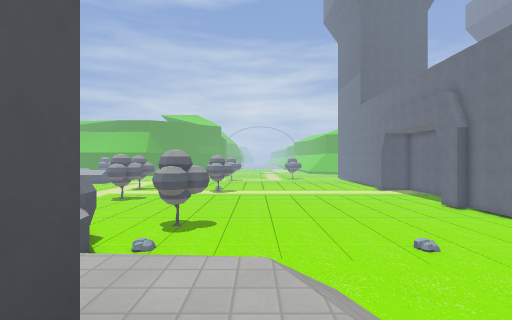
view 1 (above)

12 first-person views from a walk through a level from a Godot 3-D game. The camera is 1.2 m above the floor, looks level and sees 90° across. The floor is counted in squares, 2 m on a side. Each view is taken from the middle of a square. On the plan, view 1 faces up. The plan holds only what a view shows up to about 9 squares ahead; the rest is blank. The place goes on beyond the plan. Characters and animated objects are not drawn. Some surface patterns are stand-ins.

view 2
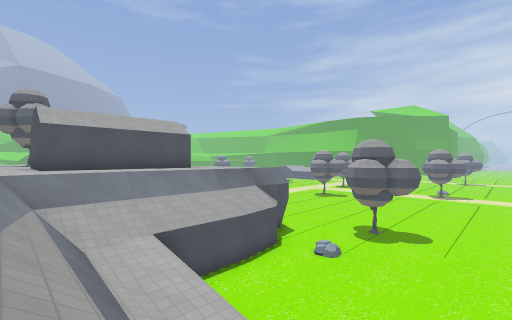

view 3
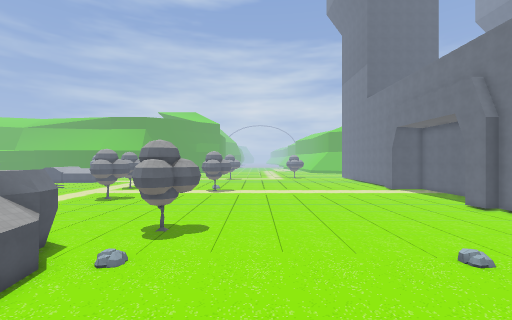

view 4
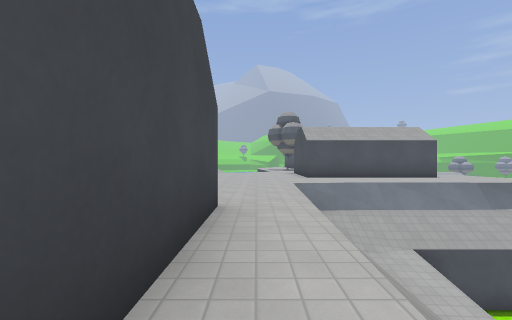

view 5
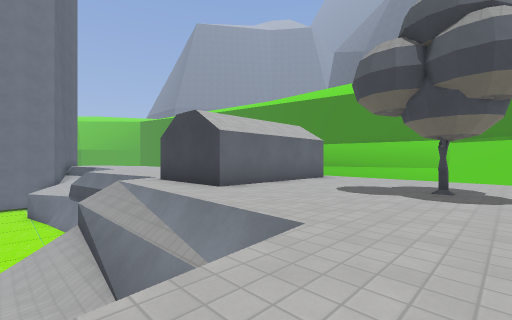

view 6
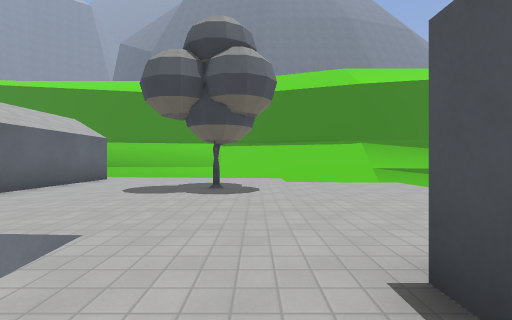

view 7
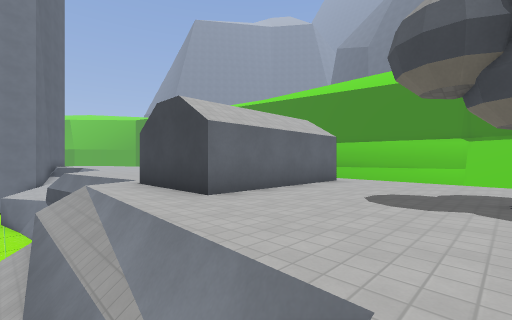

view 8
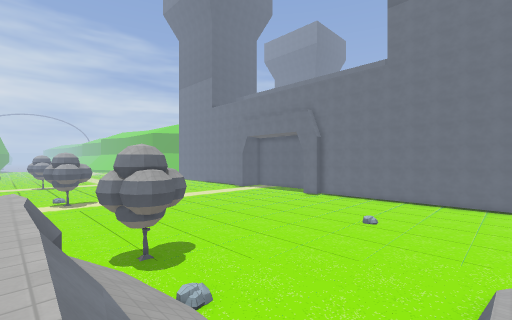

view 9
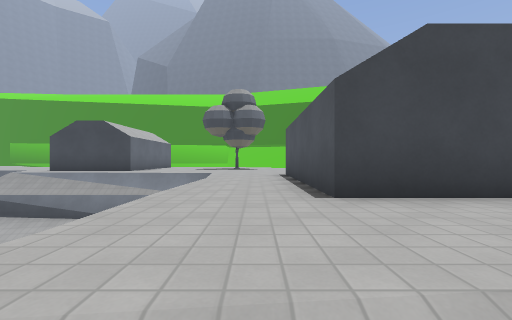

view 10
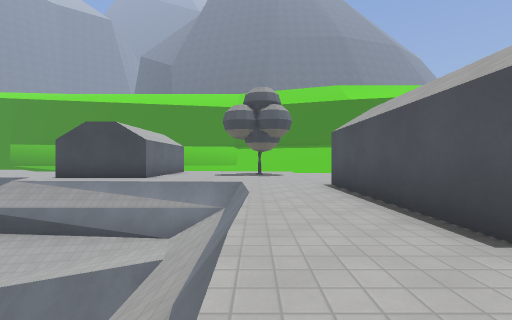

view 11
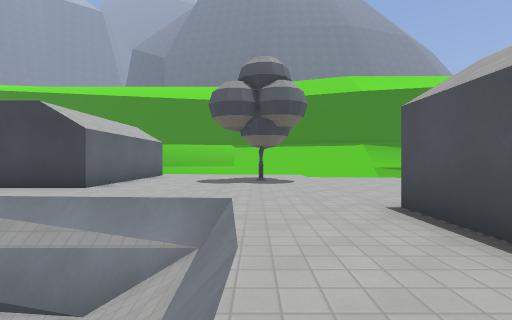

view 12
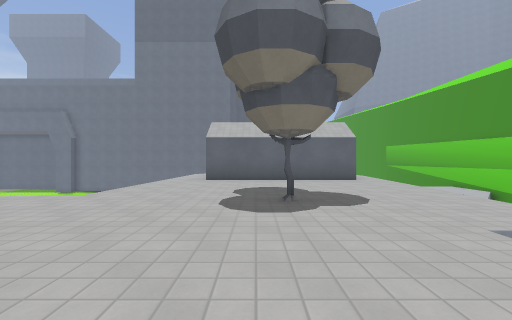

### Floor plan
Key: @ floor where view 1 was taken; # wall or solid block; . main floor; : floor 4.25 m higher than the main floor; + floor 5 m higher than the main floor; / step, stairs or slope; = window, fence, low wall or low ledge; ^ raised ledge; v drop or lower ground.
Columns run from 11 left of view 1 to 8 right of it. Each row starts with its distance up from view 1.
 14       ..  ..
 13       ......
 12       .#....
 11     ................
 10    //...............
  9   +++#.=.........=..
  8  ++++^..............
  7 ###++^.............
  6   #++^............
  5   #++^##.........
  4   #++^###^^^/....
  3 ###++^^^^^^^/ ...
  2 +++++vvv////v
  1  +++++++++++/
  0 ++++++++###@/
 -1 ++++++++#
 -2 ++++#+++#
 -3 ///+++++#
 -4   =+++++#
 -5     :::v=

Where each view was taken, in squares from view 1:
view 1: 0 up, 0 right, facing up
view 2: 2 up, 0 right, facing up-left
view 3: 2 up, 0 right, facing up
view 4: 1 up, 0 right, facing left
view 5: 4 up, 8 left, facing down-right
view 6: 4 up, 8 left, facing down
view 7: 3 up, 7 left, facing down-right
view 8: 4 up, 7 left, facing up-right
view 9: 10 up, 8 left, facing down
view 10: 9 up, 7 left, facing down
view 11: 6 up, 7 left, facing down
view 12: 1 down, 11 left, facing right
